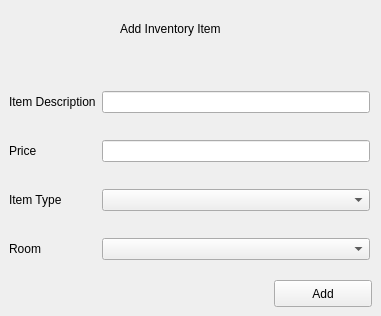
      <widget class="QWidget" name="InventoryAddItemPage">
       <widget class="QLabel" name="InventoryAddItemLabel">
        <property name="geometry">
         <rect>
          <x>120</x>
          <y>20</y>
          <width>141</width>
          <height>17</height>
         </rect>
        </property>
        <property name="text">
         <string>Add Inventory Item</string>
        </property>
       </widget>
       <widget class="QWidget" name="gridLayoutWidget_6">
        <property name="geometry">
         <rect>
          <x>9</x>
          <y>70</y>
          <width>361</width>
          <height>211</height>
         </rect>
        </property>
        <layout class="QGridLayout" name="gridLayout_6">
         <item row="2" column="1">
          <widget class="QComboBox" name="InventoryAddItemTypeComboBox"/>
         </item>
         <item row="0" column="0">
          <widget class="QLabel" name="InventoryAddItemDescriptionLabel">
           <property name="text">
            <string>Item Description</string>
           </property>
          </widget>
         </item>
         <item row="0" column="1">
          <widget class="QLineEdit" name="InventoryAddItemDescriptionLineEdit"/>
         </item>
         <item row="1" column="0">
          <widget class="QLabel" name="InventoryAddItemPriceLabel_2">
           <property name="text">
            <string>Price</string>
           </property>
          </widget>
         </item>
         <item row="2" column="0">
          <widget class="QLabel" name="InventoryAddItemTypeLabel_2">
           <property name="text">
            <string>Item Type</string>
           </property>
          </widget>
         </item>
         <item row="1" column="1">
          <widget class="QLineEdit" name="InventoryAddItemPriceLineEdit_2"/>
         </item>
         <item row="3" column="0">
          <widget class="QLabel" name="InventoryAddItemRoomLabel">
           <property name="text">
            <string>Room</string>
           </property>
          </widget>
         </item>
         <item row="3" column="1">
          <widget class="QComboBox" name="InventoryAddItemRoomComboBox"/>
         </item>
        </layout>
       </widget>
       <widget class="QPushButton" name="InventoryAddItemButton">
        <property name="geometry">
         <rect>
          <x>274</x>
          <y>280</y>
          <width>98</width>
          <height>27</height>
         </rect>
        </property>
        <property name="text">
         <string>Add</string>
        </property>
       </widget>
      </widget>
